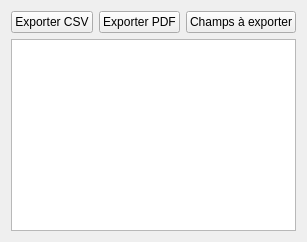
<?xml version="1.0" encoding="UTF-8"?>
<ui version="4.0">
 <class>ExportsTab</class>
 <widget class="QWidget" name="ExportsTab">
  <layout class="QVBoxLayout" name="verticalLayout">
   <item>
    <layout class="QHBoxLayout" name="horizontalLayoutTop">
     <item><widget class="QPushButton" name="buttonExportCSV"><property name="text"><string>Exporter CSV</string></property></widget></item>
     <item><widget class="QPushButton" name="buttonExportPDF"><property name="text"><string>Exporter PDF</string></property></widget></item>
     <item><widget class="QPushButton" name="buttonSelectFields"><property name="text"><string>Champs à exporter</string></property></widget></item>
    </layout>
   </item>
   <item>
    <widget class="QTableWidget" name="tablePreview"/>
   </item>
  </layout>
 </widget>
 <resources/>
 <connections/>
</ui>
